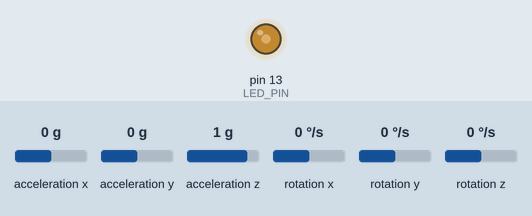
This sketch was run on a simulated Arduino Uno, built with avr-gcc and run on an emulated ATmega328P. Parts: output pins drawn as LEDs (lit = HIGH). The inputs (shaded band) are chosen by the test bench; at power-on: rotation x 0 °/s, rotation y 0 °/s, rotation z 0 °/s, acceleration x 0 g, acceleration y 0 g, acceleration z 1 g. What the sketch prints to the serial monitor is not drawn.

Above: at 1.09 s.
1.3 s: rotation x set to 100 °/s
4.3 s: rotation y set to -192 °/s
7.3 s: rotation z set to -6 °/s
10.3 s: rotation z set to -9 °/s
Timing chart, 0 to 12.8 s (numbered marks = the images above; inputs shaded):
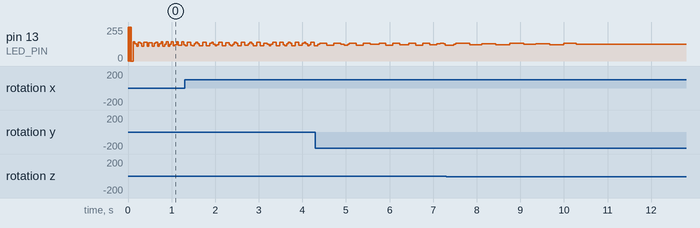

The sketch:

mpu6050_double_filtering.ino
```cpp
// I2C device class (I2Cdev) demonstration Arduino sketch for MPU6050 class
// 10/7/2011 by Jeff Rowberg <jeff@rowberg.net>
// Updates should (hopefully) always be available at https://github.com/jrowberg/i2cdevlib
//
// Changelog:
//      2013-05-08 - added multiple output formats
//                 - added seamless Fastwire support
//      2011-10-07 - initial release

/* ============================================
I2Cdev device library code is placed under the MIT license
Copyright (c) 2011 Jeff Rowberg

Permission is hereby granted, free of charge, to any person obtaining a copy
of this software and associated documentation files (the "Software"), to deal
in the Software without restriction, including without limitation the rights
to use, copy, modify, merge, publish, distribute, sublicense, and/or sell
copies of the Software, and to permit persons to whom the Software is
furnished to do so, subject to the following conditions:

The above copyright notice and this permission notice shall be included in
all copies or substantial portions of the Software.

THE SOFTWARE IS PROVIDED "AS IS", WITHOUT WARRANTY OF ANY KIND, EXPRESS OR
IMPLIED, INCLUDING BUT NOT LIMITED TO THE WARRANTIES OF MERCHANTABILITY,
FITNESS FOR A PARTICULAR PURPOSE AND NONINFRINGEMENT. IN NO EVENT SHALL THE
AUTHORS OR COPYRIGHT HOLDERS BE LIABLE FOR ANY CLAIM, DAMAGES OR OTHER
LIABILITY, WHETHER IN AN ACTION OF CONTRACT, TORT OR OTHERWISE, ARISING FROM,
OUT OF OR IN CONNECTION WITH THE SOFTWARE OR THE USE OR OTHER DEALINGS IN
THE SOFTWARE.
===============================================
*/

// I2Cdev and MPU6050 must be installed as libraries, or else the .cpp/.h files
// for both classes must be in the include path of your project
#include "I2Cdev.h"
#include "MPU6050.h"

// Arduino Wire library is required if I2Cdev I2CDEV_ARDUINO_WIRE implementation
// is used in I2Cdev.h
#if I2CDEV_IMPLEMENTATION == I2CDEV_ARDUINO_WIRE
    #include "Wire.h"
#endif

// class default I2C address is 0x68
// specific I2C addresses may be passed as a parameter here
// AD0 low = 0x68 (default for InvenSense evaluation board)
// AD0 high = 0x69
MPU6050 accelgyro1(0x68);
MPU6050 accelgyro2(0x69);

const float WEIGHT = 0.8;

int16_t ax1, ay1, az1;
int16_t gx1, gy1, gz1;

int16_t ax2, ay2, az2;
int16_t gx2, gy2, gz2;

int16_t old_ax1, old_ay1, old_az1;
int16_t old_gx1, old_gy1, old_gz1;

int16_t old_ax2, old_ay2, old_az2;
int16_t old_gx2, old_gy2, old_gz2;


// uncommMent for accelero values
//#define OUTPUT_READABLE_ACCEL

// uncomment for gyro values
#define OUTPUT_READABLE_GYRO

#define LED_PIN 13
bool blinkState = false;

void setup() {
    // join I2C bus (I2Cdev library doesn't do this automatically)
    #if I2CDEV_IMPLEMENTATION == I2CDEV_ARDUINO_WIRE
        Wire.begin();
    #elif I2CDEV_IMPLEMENTATION == I2CDEV_BUILTIN_FASTWIRE
        Fastwire::setup(400, true);
    #endif

    // initialize serial communication
    // (38400 chosen because it works as well at 8MHz as it does at 16MHz, but
    // it's really up to you depending on your project)
    Serial.begin(112500);

    // initialize device
    //Serial.println("Initializing I2C devices...");
    accelgyro1.initialize();
    accelgyro2.initialize();

    // verify connection
    //Serial.println("Testing device connections...");
    //Serial.println(accelgyro1.testConnection() ? "MPU6050 1 connection successful" : "MPU6050 1 connection failed");
    //Serial.println(accelgyro2.testConnection() ? "MPU6050 2 High connection successful" : "MPU6050 2 High connection failed");

    // use the code below to change accel/gyro offset values
    /*
    Serial.println("Updating internal sensor offsets...");
    // -76	-2359	1688	0	0	0
    Serial.print(accelgyro1.getXAccelOffset()); Serial.print("\t"); // -76
    Serial.print(accelgyro1.getYAccelOffset()); Serial.print("\t"); // -2359
    Serial.print(accelgyro1.getZAccelOffset()); Serial.print("\t"); // 1688
    Serial.print(accelgyro1.getXGyroOffset()); Serial.print("\t"); // 0
    Serial.print(accelgyro1.getYGyroOffset()); Serial.print("\t"); // 0
    Serial.print(accelgyro1.getZGyroOffset()); Serial.print("\t"); // 0
    Serial.print("\n");
    Serial.print(accelgyro2.getXAccelOffset()); Serial.print("\t"); // -76
    Serial.print(accelgyro2.getYAccelOffset()); Serial.print("\t"); // -2359
    Serial.print(accelgyro2.getZAccelOffset()); Serial.print("\t"); // 2688
    Serial.print(accelgyro2.getXGyroOffset()); Serial.print("\t"); // 0
    Serial.print(accelgyro2.getYGyroOffset()); Serial.print("\t"); // 0
    Serial.print(accelgyro2.getZGyroOffset()); Serial.print("\t"); // 0
    Serial.print("\n");
    accelgyro1.setXAccelOffset(3340);
    accelgyro1.setYAccelOffset(785);
    accelgyro1.setZAccelOffset(-2056);
    accelgyro2.setXAccelOffset(1940);
    accelgyro2.setYAccelOffset(3081);
    accelgyro2.setZAccelOffset(-1024);
    //accelgyro.setXGyroOffset(220);
    //accelgyro.setYGyroOffset(76);
    //accelgyro.setZGyroOffset(-85);


    Serial.print("\n");
    */

    // configure Arduino LED for
    pinMode(LED_PIN, OUTPUT);
}

void loop() {
    // read raw accel/gyro measurements from device
    accelgyro1.getMotion6(&ax1, &ay1, &az1, &gx1, &gy1, &gz1);
    accelgyro2.getMotion6(&ax2, &ay2, &az2, &gx2, &gy2, &gz2);

    // these methods (and a few others) are also available
    //accelgyro.getAcceleration(&ax, &ay, &az);
    //accelgyro.getRotation(&gx, &gy, &gz);

    #ifdef OUTPUT_READABLE_ACCEL
        ax1 = (1 - WEIGHT) * old_ax1 + (WEIGHT * ax1);
        ax2 = (1 - WEIGHT) * old_ax2 + (WEIGHT * ax2);
        ay1 = (1 - WEIGHT) * old_ay1 + (WEIGHT * ay1);
        ay2 = (1 - WEIGHT) * old_ay2 + (WEIGHT * ay2);
        az1 = (1 - WEIGHT) * old_az1 + (WEIGHT * az1);
        az2 = (1 - WEIGHT) * old_az2 + (WEIGHT * az2);

        Serial.print(ax1); Serial.print(" ");
        Serial.print(ay1); Serial.print(" ");
        Serial.print(az1); Serial.print(" ");
        Serial.print("|");
        Serial.print(ax2); Serial.print(" ");
        Serial.print(ay2); Serial.print(" ");
        Serial.println(az2);

        old_ax1 = ax1;
        old_ax2 = ax2;
        old_ay1 = ay1;
        old_ay2 = ay2;
        old_az1 = az1;
        old_ax2 = az2;
    #endif

    #ifdef OUTPUT_READABLE_GYRO
        gx1 = (1 - WEIGHT) * old_gx1 + (WEIGHT * gx1);
        gx2 = (1 - WEIGHT) * old_gx2 + (WEIGHT * gx2);
        gy1 = (1 - WEIGHT) * old_gy1 + (WEIGHT * gy1);
        gy2 = (1 - WEIGHT) * old_gy2 + (WEIGHT * gy2);
        gz1 = (1 - WEIGHT) * old_gz1 + (WEIGHT * gz1);
        gz2 = (1 - WEIGHT) * old_gz2 + (WEIGHT * gz2);


        Serial.print(gx1); Serial.print(" ");
        Serial.print(gy1); Serial.print(" ");
        Serial.print(gz1); Serial.print(" ");
        Serial.print("|");
        Serial.print(gx2); Serial.print(" ");
        Serial.print(gy2); Serial.print(" ");
        Serial.println(gz2);

        old_gx1 = gx1;
        old_gx2 = gx2;
        old_gy1 = gy1;
        old_gy2 = gy2;
        old_gz1 = gz1;
        old_gx2 = gz2;
    #endif

    // blink LED to indicate activity
    blinkState = !blinkState;
    digitalWrite(LED_PIN, blinkState);
}
```

Measured:
- after the input at 10.3 s, pin 13 (LED_PIN): stops changing and stays 126/255
